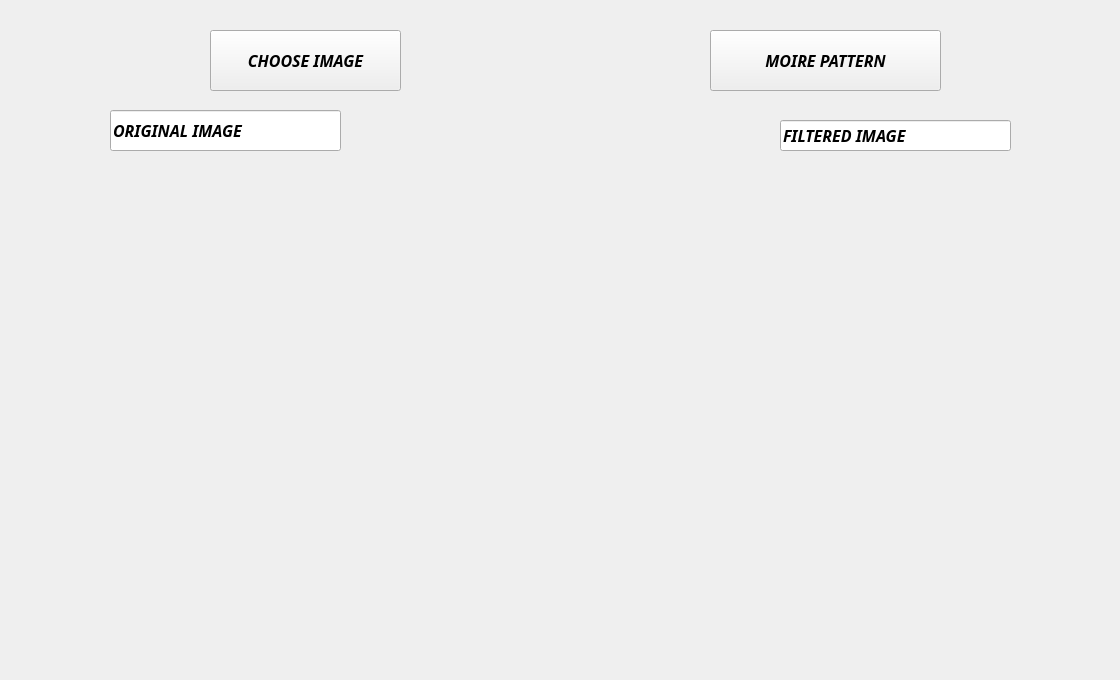
    <widget class="QWidget" name="page_10">
     <widget class="QPushButton" name="pb_Choose_9">
      <property name="geometry">
       <rect>
        <x>210</x>
        <y>30</y>
        <width>191</width>
        <height>61</height>
       </rect>
      </property>
      <property name="font">
       <font>
        <family>Lucida Handwriting</family>
        <pointsize>12</pointsize>
        <weight>75</weight>
        <italic>true</italic>
        <bold>true</bold>
       </font>
      </property>
      <property name="text">
       <string>CHOOSE IMAGE</string>
      </property>
     </widget>
     <widget class="QLabel" name="l_image_19">
      <property name="geometry">
       <rect>
        <x>0</x>
        <y>160</y>
        <width>541</width>
        <height>511</height>
       </rect>
      </property>
      <property name="text">
       <string/>
      </property>
     </widget>
     <widget class="QLabel" name="l_image_20">
      <property name="geometry">
       <rect>
        <x>570</x>
        <y>160</y>
        <width>541</width>
        <height>511</height>
       </rect>
      </property>
      <property name="text">
       <string/>
      </property>
     </widget>
     <widget class="QPushButton" name="pb_HighPassFilter_2">
      <property name="geometry">
       <rect>
        <x>710</x>
        <y>30</y>
        <width>231</width>
        <height>61</height>
       </rect>
      </property>
      <property name="font">
       <font>
        <family>Lucida Handwriting</family>
        <pointsize>12</pointsize>
        <weight>75</weight>
        <italic>true</italic>
        <bold>true</bold>
       </font>
      </property>
      <property name="text">
       <string>MOIRE PATTERN</string>
      </property>
     </widget>
     <widget class="QLineEdit" name="line_factor_19">
      <property name="geometry">
       <rect>
        <x>110</x>
        <y>110</y>
        <width>231</width>
        <height>41</height>
       </rect>
      </property>
      <property name="font">
       <font>
        <family>Lucida Handwriting</family>
        <pointsize>12</pointsize>
        <weight>75</weight>
        <italic>true</italic>
        <bold>true</bold>
       </font>
      </property>
      <property name="text">
       <string>ORIGINAL IMAGE</string>
      </property>
     </widget>
     <widget class="QLineEdit" name="line_factor_20">
      <property name="geometry">
       <rect>
        <x>780</x>
        <y>120</y>
        <width>231</width>
        <height>31</height>
       </rect>
      </property>
      <property name="font">
       <font>
        <family>Lucida Handwriting</family>
        <pointsize>12</pointsize>
        <weight>75</weight>
        <italic>true</italic>
        <bold>true</bold>
       </font>
      </property>
      <property name="text">
       <string>FILTERED IMAGE</string>
      </property>
     </widget>
    </widget>
